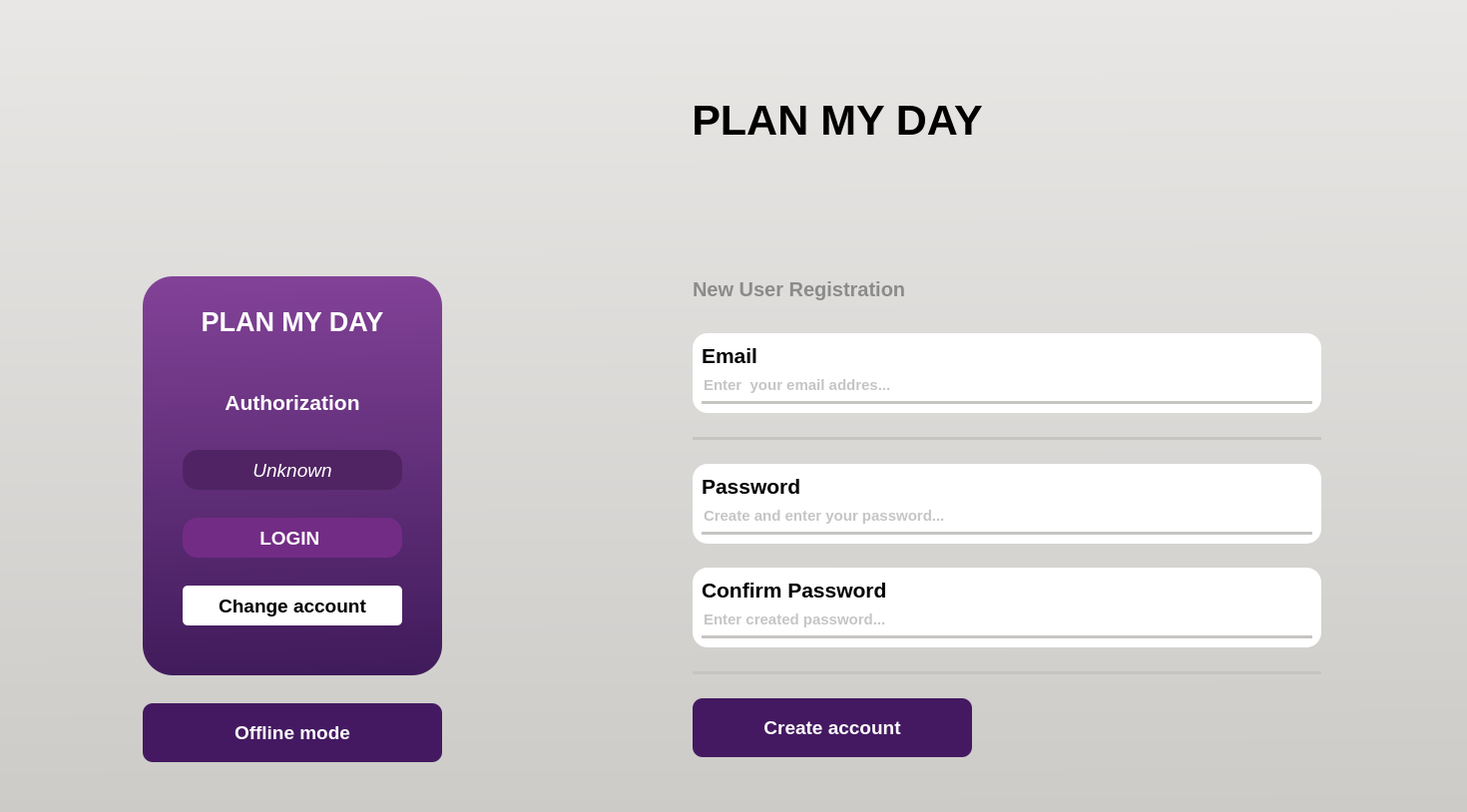
<?xml version="1.0" encoding="UTF-8"?>
<ui version="4.0">
 <class>MainWindow</class>
 <widget class="QMainWindow" name="MainWindow">
  <property name="geometry">
   <rect>
    <x>0</x>
    <y>0</y>
    <width>1470</width>
    <height>814</height>
   </rect>
  </property>
  <property name="windowTitle">
   <string>MainWindow</string>
  </property>
  <property name="styleSheet">
   <string notr="true">background-color: qlineargradient(spread:pad, x1:0.52451, y1:1, x2:0.514706, y2:0, stop:0 rgba(204, 203, 200, 255), stop:1 rgba(233, 231, 229, 255));
border-radius: 15px;</string>
  </property>
  <widget class="QWidget" name="centralwidget">
   <layout class="QVBoxLayout" name="verticalLayout">
    <item>
     <widget class="QFrame" name="header">
      <property name="minimumSize">
       <size>
        <width>0</width>
        <height>200</height>
       </size>
      </property>
      <property name="maximumSize">
       <size>
        <width>16777215</width>
        <height>16777215</height>
       </size>
      </property>
      <property name="styleSheet">
       <string notr="true">background-color: none;</string>
      </property>
      <property name="frameShape">
       <enum>QFrame::StyledPanel</enum>
      </property>
      <property name="frameShadow">
       <enum>QFrame::Raised</enum>
      </property>
      <layout class="QHBoxLayout" name="horizontalLayout">
       <property name="spacing">
        <number>0</number>
       </property>
       <property name="leftMargin">
        <number>0</number>
       </property>
       <property name="topMargin">
        <number>0</number>
       </property>
       <property name="rightMargin">
        <number>0</number>
       </property>
       <property name="bottomMargin">
        <number>0</number>
       </property>
       <item>
        <widget class="QFrame" name="header_title">
         <property name="minimumSize">
          <size>
           <width>0</width>
           <height>130</height>
          </size>
         </property>
         <property name="maximumSize">
          <size>
           <width>500</width>
           <height>16777215</height>
          </size>
         </property>
         <property name="styleSheet">
          <string notr="true">background-color: none;</string>
         </property>
         <property name="frameShape">
          <enum>QFrame::StyledPanel</enum>
         </property>
         <property name="frameShadow">
          <enum>QFrame::Raised</enum>
         </property>
         <layout class="QHBoxLayout" name="horizontalLayout_4">
          <property name="spacing">
           <number>20</number>
          </property>
          <property name="leftMargin">
           <number>0</number>
          </property>
          <property name="topMargin">
           <number>0</number>
          </property>
          <property name="rightMargin">
           <number>0</number>
          </property>
          <property name="bottomMargin">
           <number>0</number>
          </property>
          <item>
           <widget class="QLabel" name="label_header_img">
            <property name="minimumSize">
             <size>
              <width>0</width>
              <height>0</height>
             </size>
            </property>
            <property name="styleSheet">
             <string notr="true">background-color:none;</string>
            </property>
            <property name="text">
             <string/>
            </property>
            <property name="pixmap">
             <pixmap>:/icon/logo.png</pixmap>
            </property>
            <property name="alignment">
             <set>Qt::AlignCenter</set>
            </property>
           </widget>
          </item>
          <item>
           <widget class="QLabel" name="label_header_text">
            <property name="font">
             <font>
              <family>Arial</family>
              <pointsize>32</pointsize>
              <weight>75</weight>
              <bold>true</bold>
             </font>
            </property>
            <property name="styleSheet">
             <string notr="true">background-color: none;
color: black;</string>
            </property>
            <property name="text">
             <string>PLAN MY DAY</string>
            </property>
            <property name="alignment">
             <set>Qt::AlignCenter</set>
            </property>
           </widget>
          </item>
         </layout>
        </widget>
       </item>
      </layout>
     </widget>
    </item>
    <item>
     <widget class="QFrame" name="body">
      <property name="styleSheet">
       <string notr="true">background-color: none;</string>
      </property>
      <property name="frameShape">
       <enum>QFrame::StyledPanel</enum>
      </property>
      <property name="frameShadow">
       <enum>QFrame::Raised</enum>
      </property>
      <layout class="QHBoxLayout" name="horizontalLayout_3">
       <property name="spacing">
        <number>125</number>
       </property>
       <property name="leftMargin">
        <number>25</number>
       </property>
       <property name="rightMargin">
        <number>25</number>
       </property>
       <item>
        <widget class="QFrame" name="frame_auth">
         <property name="minimumSize">
          <size>
           <width>0</width>
           <height>550</height>
          </size>
         </property>
         <property name="maximumSize">
          <size>
           <width>325</width>
           <height>600</height>
          </size>
         </property>
         <property name="frameShape">
          <enum>QFrame::StyledPanel</enum>
         </property>
         <property name="frameShadow">
          <enum>QFrame::Raised</enum>
         </property>
         <layout class="QVBoxLayout" name="verticalLayout_6">
          <item>
           <widget class="QFrame" name="auth">
            <property name="minimumSize">
             <size>
              <width>300</width>
              <height>400</height>
             </size>
            </property>
            <property name="maximumSize">
             <size>
              <width>300</width>
              <height>400</height>
             </size>
            </property>
            <property name="styleSheet">
             <string notr="true">
background-color: qlineargradient(spread:pad, x1:0.495098, y1:0, x2:0.514706, y2:1, stop:0 rgba(130, 66, 151, 255), stop:1 rgba(64, 27, 91, 255));
border-radius: 30px;
max-width: 300px;
</string>
            </property>
            <property name="frameShape">
             <enum>QFrame::StyledPanel</enum>
            </property>
            <property name="frameShadow">
             <enum>QFrame::Raised</enum>
            </property>
            <layout class="QVBoxLayout" name="verticalLayout_7">
             <property name="spacing">
              <number>0</number>
             </property>
             <property name="leftMargin">
              <number>40</number>
             </property>
             <property name="topMargin">
              <number>0</number>
             </property>
             <property name="rightMargin">
              <number>40</number>
             </property>
             <property name="bottomMargin">
              <number>20</number>
             </property>
             <item>
              <widget class="QLabel" name="label_auth_title">
               <property name="maximumSize">
                <size>
                 <width>16777215</width>
                 <height>50</height>
                </size>
               </property>
               <property name="font">
                <font>
                 <family>Arial</family>
                 <pointsize>20</pointsize>
                 <weight>75</weight>
                 <bold>true</bold>
                </font>
               </property>
               <property name="styleSheet">
                <string notr="true">QLabel {
	
	background-color: none;
	color: rgb(255, 255, 255);
	margin-bottom: 15px 0px 0px 0px;
}</string>
               </property>
               <property name="text">
                <string>PLAN MY DAY</string>
               </property>
               <property name="alignment">
                <set>Qt::AlignCenter</set>
               </property>
              </widget>
             </item>
             <item>
              <widget class="QLabel" name="label_auth_subtitle">
               <property name="maximumSize">
                <size>
                 <width>300</width>
                 <height>40</height>
                </size>
               </property>
               <property name="font">
                <font>
                 <family>Arial</family>
                 <pointsize>16</pointsize>
                 <weight>75</weight>
                 <bold>true</bold>
                </font>
               </property>
               <property name="styleSheet">
                <string notr="true">QLabel {
	
	background-color: none;
	color: rgb(255, 255, 255);

}</string>
               </property>
               <property name="text">
                <string>Authorization</string>
               </property>
               <property name="alignment">
                <set>Qt::AlignCenter</set>
               </property>
              </widget>
             </item>
             <item>
              <widget class="QLabel" name="auth_login">
               <property name="maximumSize">
                <size>
                 <width>300</width>
                 <height>40</height>
                </size>
               </property>
               <property name="font">
                <font>
                 <pointsize>14</pointsize>
                 <italic>true</italic>
                </font>
               </property>
               <property name="styleSheet">
                <string notr="true">QLabel {
	color: white;
	background-color: qlineargradient(spread:pad, x1:0, y1:0.506, x2:1, y2:0.505682, stop:0 rgba(80, 36, 100, 255), stop:1 rgba(80, 36, 98, 255));
	border-radius: 15px;
}</string>
               </property>
               <property name="text">
                <string>Unknown</string>
               </property>
               <property name="alignment">
                <set>Qt::AlignCenter</set>
               </property>
              </widget>
             </item>
             <item>
              <widget class="QPushButton" name="auth_login_button">
               <property name="minimumSize">
                <size>
                 <width>0</width>
                 <height>40</height>
                </size>
               </property>
               <property name="maximumSize">
                <size>
                 <width>300</width>
                 <height>40</height>
                </size>
               </property>
               <property name="font">
                <font>
                 <family>Arial</family>
                 <pointsize>14</pointsize>
                 <weight>75</weight>
                 <bold>true</bold>
                </font>
               </property>
               <property name="styleSheet">
                <string notr="true">	color: white;
	background-color: rgb(115, 44, 133);
	border-radius: 15px;
</string>
               </property>
               <property name="text">
                <string>LOGIN </string>
               </property>
              </widget>
             </item>
             <item>
              <widget class="QPushButton" name="auth_change_button">
               <property name="sizePolicy">
                <sizepolicy hsizetype="Minimum" vsizetype="Fixed">
                 <horstretch>0</horstretch>
                 <verstretch>0</verstretch>
                </sizepolicy>
               </property>
               <property name="minimumSize">
                <size>
                 <width>0</width>
                 <height>40</height>
                </size>
               </property>
               <property name="maximumSize">
                <size>
                 <width>300</width>
                 <height>40</height>
                </size>
               </property>
               <property name="font">
                <font>
                 <family>Arial</family>
                 <pointsize>14</pointsize>
                 <weight>75</weight>
                 <bold>true</bold>
                </font>
               </property>
               <property name="styleSheet">
                <string notr="true">	color: black;
	background-color: white;
	border-radius: 5px;
</string>
               </property>
               <property name="text">
                <string>Change account</string>
               </property>
              </widget>
             </item>
            </layout>
           </widget>
          </item>
          <item>
           <widget class="QPushButton" name="offline_button">
            <property name="minimumSize">
             <size>
              <width>280</width>
              <height>59</height>
             </size>
            </property>
            <property name="maximumSize">
             <size>
              <width>300</width>
              <height>59</height>
             </size>
            </property>
            <property name="font">
             <font>
              <family>Arial</family>
              <pointsize>14</pointsize>
              <weight>75</weight>
              <bold>true</bold>
             </font>
            </property>
            <property name="styleSheet">
             <string notr="true">	color: white;
	background-color: rgb(68, 25, 97);
	border-radius: 10px;
</string>
            </property>
            <property name="text">
             <string>Offline mode</string>
            </property>
           </widget>
          </item>
         </layout>
        </widget>
       </item>
       <item>
        <widget class="QFrame" name="frame_registration">
         <property name="minimumSize">
          <size>
           <width>620</width>
           <height>0</height>
          </size>
         </property>
         <property name="maximumSize">
          <size>
           <width>650</width>
           <height>600</height>
          </size>
         </property>
         <property name="frameShape">
          <enum>QFrame::StyledPanel</enum>
         </property>
         <property name="frameShadow">
          <enum>QFrame::Raised</enum>
         </property>
         <layout class="QVBoxLayout" name="verticalLayout_2">
          <property name="spacing">
           <number>0</number>
          </property>
          <property name="leftMargin">
           <number>10</number>
          </property>
          <property name="topMargin">
           <number>0</number>
          </property>
          <property name="rightMargin">
           <number>10</number>
          </property>
          <property name="bottomMargin">
           <number>10</number>
          </property>
          <item>
           <widget class="QLabel" name="frame_registrarion_title">
            <property name="maximumSize">
             <size>
              <width>16777215</width>
              <height>40</height>
             </size>
            </property>
            <property name="font">
             <font>
              <family>Arial</family>
              <pointsize>15</pointsize>
              <weight>75</weight>
              <bold>true</bold>
             </font>
            </property>
            <property name="styleSheet">
             <string notr="true">background-color: none;
color: rgb(139, 139, 139)</string>
            </property>
            <property name="text">
             <string>New User Registration</string>
            </property>
           </widget>
          </item>
          <item>
           <widget class="QFrame" name="frame_email">
            <property name="minimumSize">
             <size>
              <width>460</width>
              <height>0</height>
             </size>
            </property>
            <property name="maximumSize">
             <size>
              <width>16777215</width>
              <height>80</height>
             </size>
            </property>
            <property name="styleSheet">
             <string notr="true">background-color: white;
	border-radius: 15px;</string>
            </property>
            <property name="frameShape">
             <enum>QFrame::StyledPanel</enum>
            </property>
            <property name="frameShadow">
             <enum>QFrame::Raised</enum>
            </property>
            <layout class="QVBoxLayout" name="verticalLayout_3">
             <item>
              <widget class="QLabel" name="email_title">
               <property name="font">
                <font>
                 <family>Arial</family>
                 <pointsize>16</pointsize>
                 <weight>75</weight>
                 <bold>true</bold>
                </font>
               </property>
               <property name="styleSheet">
                <string notr="true">color: black;
background-color: none;</string>
               </property>
               <property name="text">
                <string>Email</string>
               </property>
              </widget>
             </item>
             <item>
              <widget class="QLineEdit" name="input_email">
               <property name="font">
                <font>
                 <family>Arial</family>
                 <pointsize>11</pointsize>
                 <weight>75</weight>
                 <bold>true</bold>
                </font>
               </property>
               <property name="styleSheet">
                <string notr="true">color: rgb(139, 139, 139);
background-color: rgba(255, 255, 255, 0);</string>
               </property>
               <property name="placeholderText">
                <string>Enter  your email addres...</string>
               </property>
              </widget>
             </item>
             <item>
              <widget class="Line" name="email_line">
               <property name="font">
                <font>
                 <pointsize>15</pointsize>
                </font>
               </property>
               <property name="styleSheet">
                <string notr="true">background-color: rgb(198, 197, 194);
</string>
               </property>
               <property name="orientation">
                <enum>Qt::Horizontal</enum>
               </property>
              </widget>
             </item>
            </layout>
           </widget>
          </item>
          <item>
           <widget class="Line" name="frame_registrarion_line">
            <property name="font">
             <font>
              <pointsize>15</pointsize>
             </font>
            </property>
            <property name="styleSheet">
             <string notr="true">background-color: rgb(198, 197, 194)</string>
            </property>
            <property name="orientation">
             <enum>Qt::Horizontal</enum>
            </property>
           </widget>
          </item>
          <item>
           <widget class="QFrame" name="frame_password">
            <property name="minimumSize">
             <size>
              <width>457</width>
              <height>0</height>
             </size>
            </property>
            <property name="maximumSize">
             <size>
              <width>16777215</width>
              <height>80</height>
             </size>
            </property>
            <property name="styleSheet">
             <string notr="true">background-color: white;
	border-radius: 15px;</string>
            </property>
            <property name="frameShape">
             <enum>QFrame::StyledPanel</enum>
            </property>
            <property name="frameShadow">
             <enum>QFrame::Raised</enum>
            </property>
            <layout class="QVBoxLayout" name="verticalLayout_4">
             <item>
              <widget class="QLabel" name="password_title">
               <property name="font">
                <font>
                 <family>Arial</family>
                 <pointsize>16</pointsize>
                 <weight>75</weight>
                 <bold>true</bold>
                </font>
               </property>
               <property name="styleSheet">
                <string notr="true">color: black;
background-color: none;</string>
               </property>
               <property name="text">
                <string>Password</string>
               </property>
              </widget>
             </item>
             <item>
              <widget class="QLineEdit" name="input_password">
               <property name="font">
                <font>
                 <family>Arial</family>
                 <pointsize>11</pointsize>
                 <weight>75</weight>
                 <bold>true</bold>
                </font>
               </property>
               <property name="styleSheet">
                <string notr="true">color: rgb(139, 139, 139);
background-color: rgba(255, 255, 255, 0);</string>
               </property>
               <property name="placeholderText">
                <string>Create and enter your password...</string>
               </property>
              </widget>
             </item>
             <item>
              <widget class="Line" name="password_line">
               <property name="font">
                <font>
                 <pointsize>15</pointsize>
                </font>
               </property>
               <property name="styleSheet">
                <string notr="true">background-color: rgb(198, 197, 194);
</string>
               </property>
               <property name="orientation">
                <enum>Qt::Horizontal</enum>
               </property>
              </widget>
             </item>
            </layout>
           </widget>
          </item>
          <item>
           <widget class="QFrame" name="frame_confpassword">
            <property name="minimumSize">
             <size>
              <width>457</width>
              <height>0</height>
             </size>
            </property>
            <property name="maximumSize">
             <size>
              <width>16777215</width>
              <height>80</height>
             </size>
            </property>
            <property name="styleSheet">
             <string notr="true">background-color: white;
	border-radius: 15px;</string>
            </property>
            <property name="frameShape">
             <enum>QFrame::StyledPanel</enum>
            </property>
            <property name="frameShadow">
             <enum>QFrame::Raised</enum>
            </property>
            <layout class="QVBoxLayout" name="verticalLayout_5">
             <item>
              <widget class="QLabel" name="confpassword_title">
               <property name="font">
                <font>
                 <family>Arial</family>
                 <pointsize>16</pointsize>
                 <weight>75</weight>
                 <bold>true</bold>
                </font>
               </property>
               <property name="styleSheet">
                <string notr="true">color: black;
background-color: none;</string>
               </property>
               <property name="text">
                <string>Confirm Password</string>
               </property>
              </widget>
             </item>
             <item>
              <widget class="QLineEdit" name="confpassword_input">
               <property name="font">
                <font>
                 <family>Arial</family>
                 <pointsize>11</pointsize>
                 <weight>75</weight>
                 <bold>true</bold>
                </font>
               </property>
               <property name="styleSheet">
                <string notr="true">color: rgb(139, 139, 139);
background-color: rgba(255, 255, 255, 0);</string>
               </property>
               <property name="placeholderText">
                <string>Enter created password...</string>
               </property>
              </widget>
             </item>
             <item>
              <widget class="Line" name="confpassword_line">
               <property name="font">
                <font>
                 <pointsize>15</pointsize>
                </font>
               </property>
               <property name="styleSheet">
                <string notr="true">background-color: rgb(198, 197, 194);
</string>
               </property>
               <property name="orientation">
                <enum>Qt::Horizontal</enum>
               </property>
              </widget>
             </item>
            </layout>
           </widget>
          </item>
          <item>
           <widget class="Line" name="frame_registrarion_endline">
            <property name="font">
             <font>
              <pointsize>15</pointsize>
             </font>
            </property>
            <property name="styleSheet">
             <string notr="true">background-color: rgb(198, 197, 194)</string>
            </property>
            <property name="orientation">
             <enum>Qt::Horizontal</enum>
            </property>
           </widget>
          </item>
          <item>
           <widget class="QPushButton" name="button_create">
            <property name="minimumSize">
             <size>
              <width>280</width>
              <height>59</height>
             </size>
            </property>
            <property name="maximumSize">
             <size>
              <width>280</width>
              <height>59</height>
             </size>
            </property>
            <property name="font">
             <font>
              <family>Arial</family>
              <pointsize>14</pointsize>
              <weight>75</weight>
              <bold>true</bold>
             </font>
            </property>
            <property name="styleSheet">
             <string notr="true">	color: white;
	background-color: rgb(68, 25, 97);
	border-radius: 10px;
</string>
            </property>
            <property name="text">
             <string>Create account</string>
            </property>
           </widget>
          </item>
         </layout>
        </widget>
       </item>
      </layout>
     </widget>
    </item>
   </layout>
  </widget>
 </widget>
 <resources>
  <include location="new_icon/resources.qrc"/>
 </resources>
 <connections/>
</ui>
